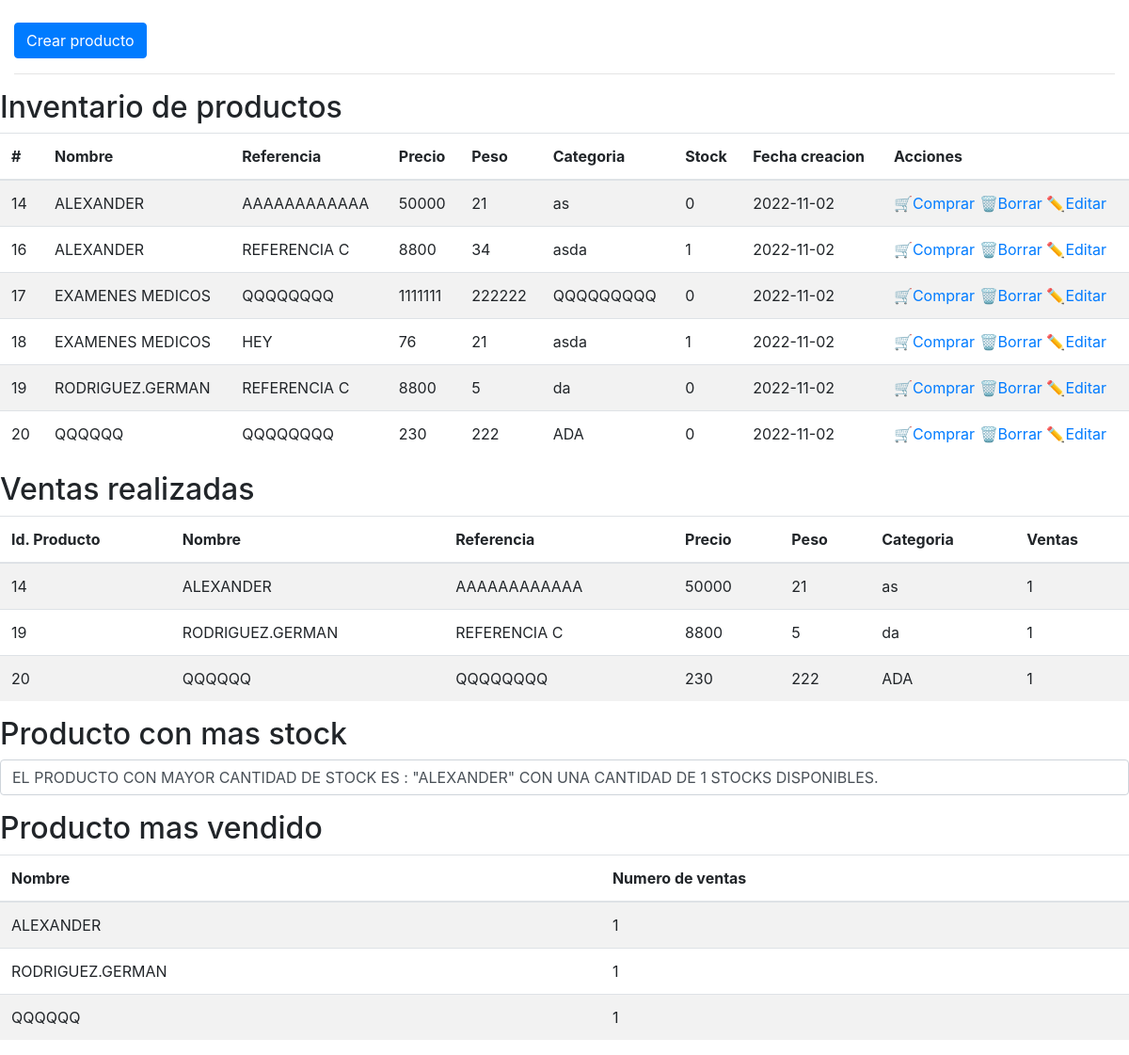
Before: / with the older database file.
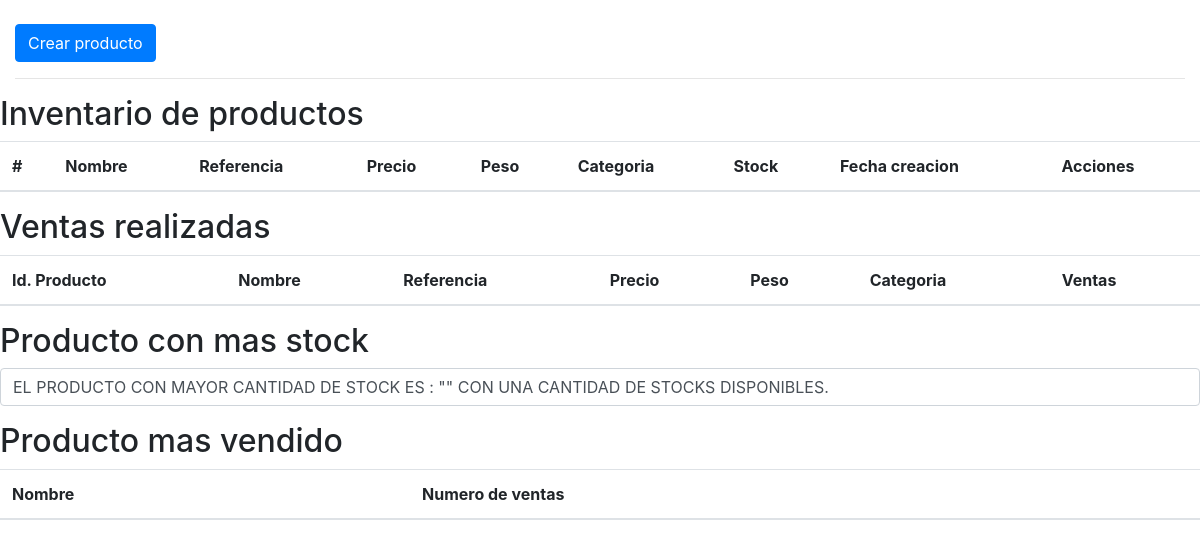
After: the same page with the newer database file.
### tables this page shows
CREATE TABLE `productos` (
  `prd_id` int(11) NOT NULL,
  `prd_nombre` varchar(100) NOT NULL,
  `prd_referencia` varchar(50) NOT NULL,
  `prd_precio` int(11) NOT NULL,
  `prd_peso` int(11) NOT NULL,
  `prd_categoria` varchar(100) NOT NULL,
  `prd_stock` int(11) NOT NULL,
  `prd_creado` date NOT NULL
);

CREATE TABLE `ventas` (
  `vnt_id` int(11) NOT NULL,
  `vnt_prd_id` int(11) NOT NULL,
  `vnt_cantidad` int(11) NOT NULL
);

### php/producto.php (called while the page is built, shortened)
<?php
    class _productos {
		function getProductos() {
            $db = new DB();
			$connect = $db->connect();
			$productos = [];
			$sql = "SELECT * FROM productos";
			$query = $connect -> prepare($sql);
			$query -> execute();
			$results = $query -> fetchAll(PDO::FETCH_OBJ);
			if($query -> rowCount() > 0)   {
				foreach($results as $result) {
					array_push($productos, $result);
			   }
			}
			return $productos;
		}
        function getVentas() {
            $db = new DB();
            $connect = $db->connect();
            $productos = [];
            $sql = "SELECT * FROM ventas INNER JOIN productos
            ON ventas.vnt_prd_id = productos.prd_id";
            $query = $connect -> prepare($sql);
            $query -> execute();
            $results = $query -> fetchAll(PDO::FETCH_OBJ);
            if($query -> rowCount() > 0)   {
                foreach($results as $result) {
                    array_push($productos, $result);
               }
            }
            return $productos;
        }
        function getProductoMayorStock() {
            $db = new DB();
            $connect = $db->connect();
            $productos = [];
            $sql = "SELECT MAX(`prd_stock`) as stock, prd_nombre FROM productos";
            $query = $connect -> prepare($sql);
            $query -> execute();
            $results = $query -> fetchAll(PDO::FETCH_OBJ);
            if($query -> rowCount() > 0)   {
                foreach($results as $result) {
                    array_push($productos, $result);
               }
            }
            return $productos;
        }
        function getProductoMayorVentas() {
            $db = new DB();
            $connect = $db->connect();
            $productos = [];
            $sql = "SELECT prd_nombre, SUM(vnt.vnt_cantidad) AS ventas FROM productos prd INNER JOIN ventas vnt ON(vnt.vnt_prd_id = prd.prd_id) GROUP BY prd.prd_id ORDER BY ventas DESC";
            $query = $connect -> prepare($sql);
            $query -> execute();
            $results = $query -> fetchAll(PDO::FETCH_OBJ);
            if($query -> rowCount() > 0)   {
                foreach($results as $result) {
                    array_push($productos, $result);
               }
            }
            return $productos;
        }
	}
 ?>

### index.php (the view, shortened to what this page needs)
<?php
    require_once 'php/producto.php';
    $productos = new _productos();
    $get_productos = $productos->getProductos();
    $get_ventas = $productos->getVentas();
    $get_max_stock = $productos->getProductoMayorStock();
    $get_max_ventas = $productos->getProductoMayorVentas();
 ?>
<?php include "templates/header.php"; ?>
<div class="container-fluid">
  <div class="row">
    <div class="col-md-12">
      <a href="crear.php"  class="btn btn-primary mt-4">Crear producto</a>
      <hr>
    </div>
  </div>
</div>
    <h2>Inventario de productos</h2>
    <table class="table table-striped">
        <thead>
          <tr>
            <th>#</th>
            <th>Nombre</th>
            <th>Referencia</th>
            <th>Precio</th>
            <th>Peso</th>
            <th>Categoria</th>
            <th>Stock</th>
            <th>Fecha creacion</th>
            <th>Acciones</th>
          </tr>
        </thead>
        <tbody>
          <?php
          if ($get_productos>0) {
            foreach ($get_productos as $fila) {
              ?>
              <tr>
                <td><?php echo $fila->prd_id; ?></td>
                <td><?php echo $fila->prd_nombre; ?></td>
                <td><?php echo $fila->prd_referencia; ?></td>
                <td><?php echo $fila->prd_precio; ?></td>
                <td><?php echo $fila->prd_peso; ?></td>
                <td><?php echo $fila->prd_categoria; ?></td>
                <td><?php echo $fila->prd_stock; ?></td>
                <td><?php echo $fila->prd_creado; ?></td>
                <td>
                  <a href="<?='venta.php?id='.$fila->prd_id; ?>">🛒Comprar</a>
                  <a href="<?='borrar.php?id='.$fila->prd_id; ?>">🗑️Borrar</a>
                  <a href="<?='editar.php?id='.$fila->prd_id; ?>">✏️Editar</a>
                </td>
              </tr>
              <?php
            }
          }
          ?>
      </table>
    <h2>Ventas realizadas</h2>
    <table class="table table-striped">
        <thead>
          <tr>
            <th>Id. Producto</th>
            <th>Nombre</th>
            <th>Referencia</th>
            <th>Precio</th>
            <th>Peso</th>
            <th>Categoria</th>
            <th>Ventas</th>
          </tr>
        </thead>
        <tbody>
          <?php
          if ($get_ventas>0) {
            foreach ($get_ventas as $fila) {
              ?>
              <tr>
                <td><?php echo $fila->prd_id; ?></td>
                <td><?php echo $fila->prd_nombre; ?></td>
                <td><?php echo $fila->prd_referencia; ?></td>
                <td><?php echo $fila->prd_precio; ?></td>
                <td><?php echo $fila->prd_peso; ?></td>
                <td><?php echo $fila->prd_categoria; ?></td>
                <td><?php echo $fila->vnt_cantidad; ?></td>
              </tr>
              <?php
            }
          }
          ?>
      </table>
      <h2>Producto con mas stock</h2>
      <?php
          if ($get_max_stock>0) {
            foreach ($get_max_stock as $fila) {
              ?>
                  <p class="form-control"> EL PRODUCTO CON MAYOR CANTIDAD DE STOCK ES : "<?php echo $fila->prd_nombre; ?>" CON UNA CANTIDAD DE <?php echo $fila->stock; ?> STOCKS DISPONIBLES.</p>
              <?php
            }
          }
       ?>
    <h2>Producto mas vendido</h2>
    <table class="table table-striped">
        <thead>
          <tr>
            <th>Nombre</th>
            <th>Numero de ventas</th>
          </tr>
        </thead>
        <tbody>
          <?php
          if ($get_max_ventas>0) {
            foreach ($get_max_ventas as $fila) {
              ?>
              <tr>
                <td><?php echo $fila->prd_nombre; ?></td>
                <td><?php echo $fila->ventas; ?></td>
              </tr>
              <?php
            }
          }
          ?>
      </table>
<?php include "templates/footer.php"; ?>

### templates/header.php (shortened to what this page needs)
<!DOCTYPE html>
<html lang="es">
  <head>
    <link rel="stylesheet" href="https://stackpath.bootstrapcdn.com/bootstrap/4.5.2/css/bootstrap.min.css" />
  </head>
  <body>

### templates/footer.php
  </body>
</html>

Changed rows visible on the page:
removed productos: prd_id "14", prd_nombre "ALEXANDER", prd_referencia "AAAAAAAAAAAA", prd_precio "50000", prd_peso "21", prd_categoria "as", prd_stock "0", prd_creado "2022-11-02"
removed productos: prd_id "16", prd_nombre "ALEXANDER", prd_referencia "REFERENCIA C", prd_precio "8800", prd_peso "34", prd_categoria "asda", prd_stock "1", prd_creado "2022-11-02"
removed productos: prd_id "17", prd_nombre "EXAMENES MEDICOS", prd_referencia "QQQQQQQQ", prd_precio "1111111", prd_peso "222222", prd_categoria "QQQQQQQQQ", prd_stock "0", prd_creado "2022-11-02"
removed productos: prd_id "18", prd_nombre "EXAMENES MEDICOS", prd_referencia "HEY", prd_precio "76", prd_peso "21", prd_categoria "asda", prd_stock "1", prd_creado "2022-11-02"
removed productos: prd_id "19", prd_nombre "RODRIGUEZ.GERMAN", prd_referencia "REFERENCIA C", prd_precio "8800", prd_peso "5", prd_categoria "da", prd_stock "0", prd_creado "2022-11-02"
removed productos: prd_id "20", prd_nombre "QQQQQQ", prd_referencia "QQQQQQQQ", prd_precio "230", prd_peso "222", prd_categoria "ADA", prd_stock "0", prd_creado "2022-11-02"
removed ventas: vnt_prd.prd_id "14", vnt_prd.prd_nombre "ALEXANDER", vnt_prd.prd_referencia "AAAAAAAAAAAA", vnt_prd.prd_precio "50000", vnt_prd.prd_peso "21", vnt_prd.prd_categoria "as", vnt_cantidad "1"
removed ventas: vnt_prd.prd_id "19", vnt_prd.prd_nombre "RODRIGUEZ.GERMAN", vnt_prd.prd_referencia "REFERENCIA C", vnt_prd.prd_precio "8800", vnt_prd.prd_peso "5", vnt_prd.prd_categoria "da", vnt_cantidad "1"
removed ventas: vnt_prd.prd_id "20", vnt_prd.prd_nombre "QQQQQQ", vnt_prd.prd_referencia "QQQQQQQQ", vnt_prd.prd_precio "230", vnt_prd.prd_peso "222", vnt_prd.prd_categoria "ADA", vnt_cantidad "1"
Other visible differences:
new list line: "EL PRODUCTO CON MAYOR CANTIDAD DE STOCK ES : \" \" CON UNA CANTIDAD DE STOCKS DISPONIBLES."
list line gone: "EL PRODUCTO CON MAYOR CANTIDAD DE STOCK ES : \" ALEXANDER \" CON UNA CANTIDAD DE 1 STOCKS DISPONIBLES."
list line gone: "ALEXANDER 1"
list line gone: "RODRIGUEZ.GERMAN 1"
list line gone: "QQQQQQ 1"
